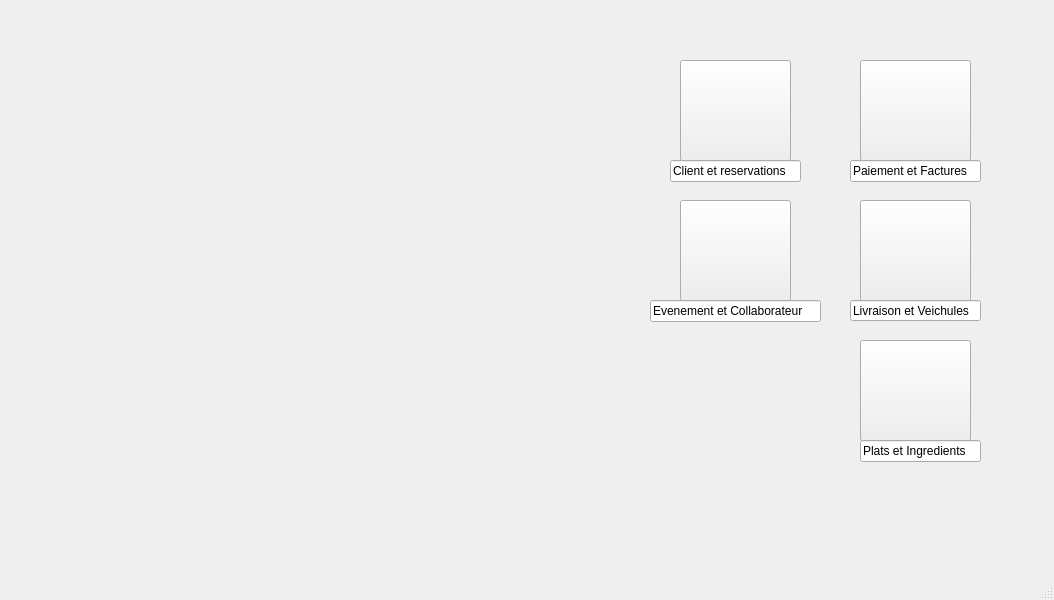
<?xml version="1.0" encoding="UTF-8"?>
<ui version="4.0">
 <class>HomePage</class>
 <widget class="QMainWindow" name="HomePage">
  <property name="geometry">
   <rect>
    <x>0</x>
    <y>0</y>
    <width>1054</width>
    <height>600</height>
   </rect>
  </property>
  <property name="windowTitle">
   <string>HomePage</string>
  </property>
  <property name="styleSheet">
   <string notr="true">background-image: url(:/images/background.jpg);</string>
  </property>
  <widget class="QWidget" name="centralwidget">
   <widget class="QLineEdit" name="lineEdit_4">
    <property name="geometry">
     <rect>
      <x>650</x>
      <y>300</y>
      <width>171</width>
      <height>22</height>
     </rect>
    </property>
    <property name="styleSheet">
     <string notr="true">background-image: url(:/images/Empty.png);</string>
    </property>
    <property name="text">
     <string>Evenement et Collaborateur</string>
    </property>
   </widget>
   <widget class="QLineEdit" name="lineEdit_3">
    <property name="geometry">
     <rect>
      <x>850</x>
      <y>160</y>
      <width>131</width>
      <height>22</height>
     </rect>
    </property>
    <property name="styleSheet">
     <string notr="true">background-image: url(:/images/Empty.png);</string>
    </property>
    <property name="text">
     <string>Paiement et Factures</string>
    </property>
   </widget>
   <widget class="QLineEdit" name="lineEdit_5">
    <property name="geometry">
     <rect>
      <x>850</x>
      <y>300</y>
      <width>131</width>
      <height>21</height>
     </rect>
    </property>
    <property name="styleSheet">
     <string notr="true">background-image: url(:/images/Empty.png);</string>
    </property>
    <property name="text">
     <string>Livraison et Veichules</string>
    </property>
   </widget>
   <widget class="QPushButton" name="Evenement_Collaborateur">
    <property name="geometry">
     <rect>
      <x>680</x>
      <y>200</y>
      <width>111</width>
      <height>101</height>
     </rect>
    </property>
    <property name="styleSheet">
     <string notr="true">background-image: url(:/images/employe_conge.png);
</string>
    </property>
    <property name="text">
     <string/>
    </property>
   </widget>
   <widget class="QLineEdit" name="lineEdit_2">
    <property name="geometry">
     <rect>
      <x>670</x>
      <y>160</y>
      <width>131</width>
      <height>22</height>
     </rect>
    </property>
    <property name="styleSheet">
     <string notr="true">background-image: url(:/images/Empty.png);</string>
    </property>
    <property name="text">
     <string>Client et reservations</string>
    </property>
   </widget>
   <widget class="QPushButton" name="clients_reservations">
    <property name="geometry">
     <rect>
      <x>680</x>
      <y>60</y>
      <width>111</width>
      <height>101</height>
     </rect>
    </property>
    <property name="styleSheet">
     <string notr="true">background-image: url(:/images/client_reservation.jpg);</string>
    </property>
    <property name="icon">
     <iconset>
      <normaloff>:/thourayaIMG/filesqt/materiel.jpg</normaloff>:/thourayaIMG/filesqt/materiel.jpg</iconset>
    </property>
    <property name="iconSize">
     <size>
      <width>100</width>
      <height>100</height>
     </size>
    </property>
   </widget>
   <widget class="QPushButton" name="paiment_facture">
    <property name="geometry">
     <rect>
      <x>860</x>
      <y>60</y>
      <width>111</width>
      <height>101</height>
     </rect>
    </property>
    <property name="styleSheet">
     <string notr="true">background-image: url(:/images/paiement_facture.jpg);</string>
    </property>
    <property name="text">
     <string/>
    </property>
   </widget>
   <widget class="QPushButton" name="plats_ingredients">
    <property name="geometry">
     <rect>
      <x>860</x>
      <y>340</y>
      <width>111</width>
      <height>101</height>
     </rect>
    </property>
    <property name="styleSheet">
     <string notr="true">background-image: url(:/images/menu_ingredient.jpg);</string>
    </property>
    <property name="text">
     <string/>
    </property>
   </widget>
   <widget class="QLineEdit" name="lineEdit_6">
    <property name="geometry">
     <rect>
      <x>860</x>
      <y>440</y>
      <width>121</width>
      <height>22</height>
     </rect>
    </property>
    <property name="styleSheet">
     <string notr="true">background-image: url(:/images/Empty.png);</string>
    </property>
    <property name="text">
     <string>Plats et Ingredients</string>
    </property>
   </widget>
   <widget class="QPushButton" name="livraison_veichule">
    <property name="geometry">
     <rect>
      <x>860</x>
      <y>200</y>
      <width>111</width>
      <height>101</height>
     </rect>
    </property>
    <property name="styleSheet">
     <string notr="true">background-image: url(:/images/livraison_reclamation.jpg);</string>
    </property>
    <property name="text">
     <string/>
    </property>
   </widget>
  </widget>
  <widget class="QMenuBar" name="menubar">
   <property name="geometry">
    <rect>
     <x>0</x>
     <y>0</y>
     <width>1054</width>
     <height>26</height>
    </rect>
   </property>
  </widget>
  <widget class="QStatusBar" name="statusbar"/>
 </widget>
 <resources/>
 <connections/>
</ui>
